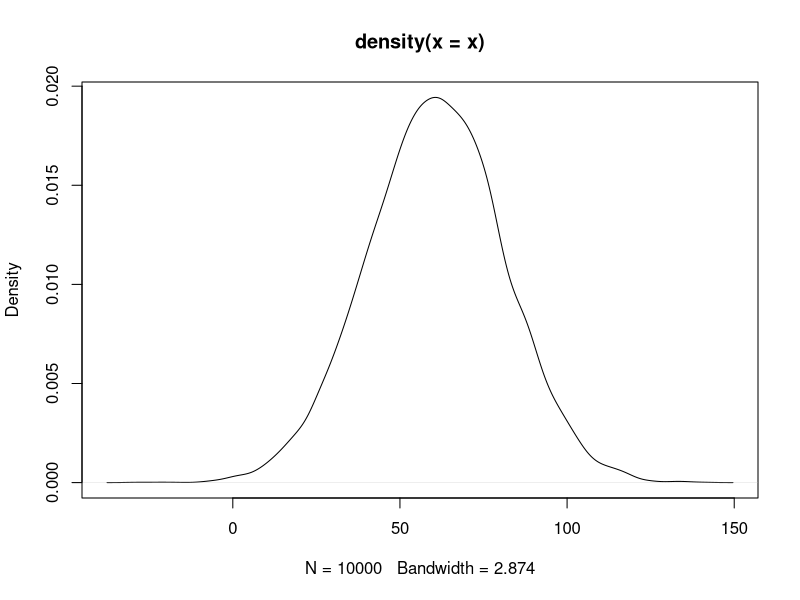

The R source for this figure:
x = ceiling(rnorm(10000, mean=60, sd=20))
mean(x)
median(x)
table(x)
sort(table(x), decreasing =T)

library(modeest)
mlv(x, method='shorth')

quantile(x)
quantile(x, seq(.01,1,by=0.01)) #percentile
quantile(x, seq(0.1,1, by=0.1))

library(e1071)
plot(density(x))
e1071::skewness(x)
kurtosis(x)

sd(x) ; var(x) ###executes both commands in a single line
cov(women$weight, women$height)
cor(women$weight, women$height)

stem(x)
